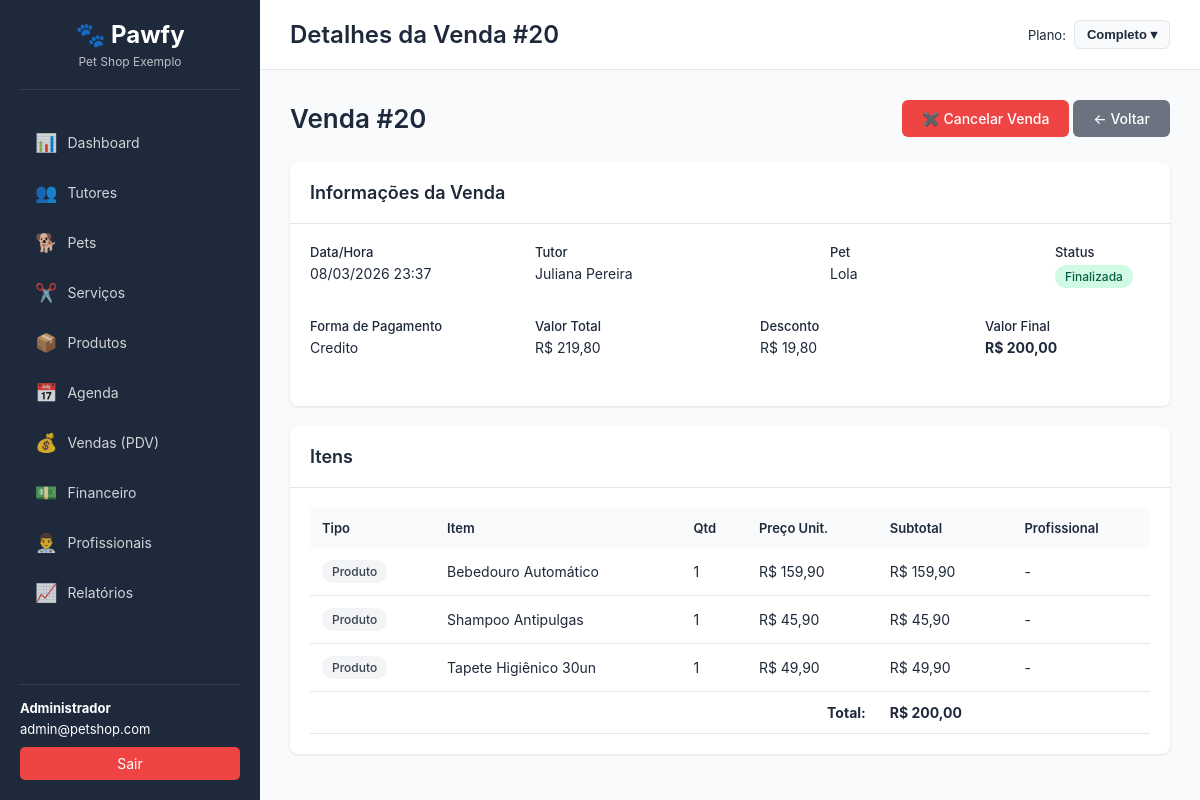
The page /?page=vendas&action=view&id=20 (signed in) on the database its author committed.
### tables this page shows
CREATE TABLE IF NOT EXISTS vendas (
    id INT AUTO_INCREMENT PRIMARY KEY,
    company_id INT NOT NULL,
    tutor_id INT,
    pet_id INT,
    valor_total DECIMAL(10,2) NOT NULL,
    desconto DECIMAL(10,2) DEFAULT 0,
    valor_final DECIMAL(10,2) NOT NULL,
    forma_pagamento ENUM('dinheiro', 'debito', 'credito', 'pix', 'boleto', 'outros') NOT NULL,
    status ENUM('finalizada', 'cancelada') DEFAULT 'finalizada',
    observacoes TEXT,
    data TIMESTAMP DEFAULT CURRENT_TIMESTAMP,
    data_atualizacao TIMESTAMP DEFAULT CURRENT_TIMESTAMP ON UPDATE CURRENT_TIMESTAMP,
    FOREIGN KEY (company_id) REFERENCES companies(id) ON DELETE CASCADE,
    FOREIGN KEY (tutor_id) REFERENCES tutors(id) ON DELETE SET NULL,
    FOREIGN KEY (pet_id) REFERENCES pets(id) ON DELETE SET NULL,
    INDEX idx_company (company_id),
    INDEX idx_data (data),
    INDEX idx_status (status)
);

CREATE TABLE IF NOT EXISTS tutors (
    id INT AUTO_INCREMENT PRIMARY KEY,
    company_id INT NOT NULL,
    nome VARCHAR(255) NOT NULL,
    cpf VARCHAR(14),
    telefone VARCHAR(20),
    whatsapp VARCHAR(20),
    email VARCHAR(255),
    endereco TEXT,
    cidade VARCHAR(100),
    estado VARCHAR(2),
    cep VARCHAR(10),
    observacoes TEXT,
    status ENUM('ativo', 'inativo') DEFAULT 'ativo',
    data_criacao TIMESTAMP DEFAULT CURRENT_TIMESTAMP,
    data_atualizacao TIMESTAMP DEFAULT CURRENT_TIMESTAMP ON UPDATE CURRENT_TIMESTAMP,
    FOREIGN KEY (company_id) REFERENCES companies(id) ON DELETE CASCADE,
    INDEX idx_company (company_id),
    INDEX idx_nome (nome),
    INDEX idx_telefone (telefone)
);

CREATE TABLE IF NOT EXISTS pets (
    id INT AUTO_INCREMENT PRIMARY KEY,
    company_id INT NOT NULL,
    tutor_id INT NOT NULL,
    nome VARCHAR(255) NOT NULL,
    especie ENUM('cachorro', 'gato', 'passaro', 'roedor', 'reptil', 'outro') NOT NULL,
    raca VARCHAR(100),
    sexo ENUM('macho', 'femea') NOT NULL,
    data_nascimento DATE,
    peso DECIMAL(8,2),
    cor VARCHAR(50),
    porte ENUM('mini', 'pequeno', 'medio', 'grande', 'gigante'),
    observacoes TEXT,
    status ENUM('ativo', 'inativo', 'falecido') DEFAULT 'ativo',
    data_criacao TIMESTAMP DEFAULT CURRENT_TIMESTAMP,
    data_atualizacao TIMESTAMP DEFAULT CURRENT_TIMESTAMP ON UPDATE CURRENT_TIMESTAMP,
    FOREIGN KEY (company_id) REFERENCES companies(id) ON DELETE CASCADE,
    FOREIGN KEY (tutor_id) REFERENCES tutors(id) ON DELETE CASCADE,
    INDEX idx_company (company_id),
    INDEX idx_tutor (tutor_id),
    INDEX idx_nome (nome)
);

CREATE TABLE IF NOT EXISTS venda_itens (
    id INT AUTO_INCREMENT PRIMARY KEY,
    venda_id INT NOT NULL,
    tipo_item ENUM('produto', 'servico') NOT NULL,
    item_id INT NOT NULL COMMENT 'ID do produto ou serviço',
    nome_item VARCHAR(255) NOT NULL,
    quantidade INT NOT NULL DEFAULT 1,
    preco_unitario DECIMAL(10,2) NOT NULL,
    preco_total DECIMAL(10,2) NOT NULL,
    profissional_id INT COMMENT 'Para serviços',
    data_criacao TIMESTAMP DEFAULT CURRENT_TIMESTAMP,
    FOREIGN KEY (venda_id) REFERENCES vendas(id) ON DELETE CASCADE,
    FOREIGN KEY (profissional_id) REFERENCES profissionais(id) ON DELETE SET NULL,
    INDEX idx_venda (venda_id),
    INDEX idx_tipo_item (tipo_item, item_id)
);

### database/connection.php (called while the page is built, shortened)
<?php
require_once __DIR__ . '/../config/config.php';
class Database {
    private static $instance = null;
    private $connection;
    private function __construct() {
        try {
            $dsn = "mysql:host=" . DB_HOST . ";dbname=" . DB_NAME . ";charset=" . DB_CHARSET;
            $options = [
                PDO::ATTR_ERRMODE => PDO::ERRMODE_EXCEPTION,
                PDO::ATTR_DEFAULT_FETCH_MODE => PDO::FETCH_ASSOC,
                PDO::ATTR_EMULATE_PREPARES => false,
                PDO::MYSQL_ATTR_INIT_COMMAND => "SET NAMES " . DB_CHARSET
            ];
            $this->connection = new PDO($dsn, DB_USER, DB_PASS, $options);
        } catch (PDOException $e) {
            die("Erro na conexão com o banco de dados: " . $e->getMessage());
        }
    }
    public static function getInstance() {
        if (self::$instance === null) {
            self::$instance = new self();
        }
        return self::$instance;
    }
    public function query($sql, $params = []) {
        try {
            $stmt = $this->connection->prepare($sql);
            $stmt->execute($params);
            return $stmt->fetchAll();
        } catch (PDOException $e) {
            error_log("Erro na query: " . $e->getMessage());
            return false;
        }
    }
    public function queryOne($sql, $params = []) {
        try {
            $stmt = $this->connection->prepare($sql);
            $stmt->execute($params);
            return $stmt->fetch();
        } catch (PDOException $e) {
            error_log("Erro na query: " . $e->getMessage());
            return false;
        }
    }
}

### config/config.php (called while the page is built, shortened)
<?php
function getCompanyId() {
    return $_SESSION['company_id'] ?? null;
}
function moduloDisponivel($modulo) {
    $plano = $_SESSION['plano'] ?? 'completo';
    return in_array($modulo, PLANOS[$plano]['modulos']);
}
function formatarMoeda($valor) {
    return 'R$ ' . number_format($valor, 2, ',', '.');
}

### classes/Venda.class.php (called while the page is built, shortened)
<?php
require_once __DIR__ . '/../database/connection.php';
class Venda {
    private $db;
    private $company_id;
    public function __construct($company_id = null) {
        $this->db = Database::getInstance();
        $this->company_id = $company_id ?? getCompanyId();
    }
    public function getById($id) {
        $sql = "SELECT v.*,
                t.nome as tutor_nome,
                p.nome as pet_nome
                FROM vendas v
                LEFT JOIN tutors t ON v.tutor_id = t.id
                LEFT JOIN pets p ON v.pet_id = p.id
                WHERE v.id = :id AND v.company_id = :company_id";
        $params = [
            ':id' => $id,
            ':company_id' => $this->company_id
        ];
        return $this->db->queryOne($sql, $params);
    }
    public function getItens($venda_id) {
        $sql = "SELECT vi.*, pr.nome as profissional_nome
                FROM venda_itens vi
                LEFT JOIN profissionais pr ON vi.profissional_id = pr.id
                WHERE vi.venda_id = :venda_id";
        $params = [':venda_id' => $venda_id];
        return $this->db->query($sql, $params);
    }
}

### views/vendas/view.php (the view, shortened to what this page needs)
<?php
$page_title = 'Detalhes da Venda #' . $dados['id'];
?>
<div class="page-header">
    <h2>Venda #<?= $dados['id'] ?></h2>
    <div>
        <?php if ($dados['status'] == 'finalizada'): ?>
        <a href="?page=vendas&action=cancelar&id=<?= $dados['id'] ?>" class="btn btn-danger" onclick="return confirm('Cancelar esta venda? O estoque será revertido.')">✖️ Cancelar Venda</a>
        <?php endif; ?>
        <a href="?page=vendas&action=list" class="btn btn-secondary">← Voltar</a>
    </div>
</div>
<div class="card">
    <div class="card-header"><h3>Informações da Venda</h3></div>
    <div class="card-body">
        <div class="form-row">
            <div class="form-group col-md-3">
                <label>Data/Hora</label>
                <p><?= date('d/m/Y H:i', strtotime($dados['data'])) ?></p>
            </div>
            <div class="form-group col-md-4">
                <label>Tutor</label>
                <p><?= htmlspecialchars($dados['tutor_nome'] ?? 'Cliente avulso') ?></p>
            </div>
            <div class="form-group col-md-3">
                <label>Pet</label>
                <p><?= htmlspecialchars($dados['pet_nome'] ?? '-') ?></p>
            </div>
            <div class="form-group col-md-2">
                <label>Status</label>
                <p><span class="badge badge-<?= $dados['status'] == 'finalizada' ? 'success' : 'danger' ?>"><?= ucfirst($dados['status']) ?></span></p>
            </div>
        </div>
        <div class="form-row">
            <div class="form-group col-md-3">
                <label>Forma de Pagamento</label>
                <p><?= ucfirst($dados['forma_pagamento']) ?></p>
            </div>
            <div class="form-group col-md-3">
                <label>Valor Total</label>
                <p><?= formatarMoeda($dados['valor_total']) ?></p>
            </div>
            <div class="form-group col-md-3">
                <label>Desconto</label>
                <p><?= formatarMoeda($dados['desconto']) ?></p>
            </div>
            <div class="form-group col-md-3">
                <label>Valor Final</label>
                <p><strong><?= formatarMoeda($dados['valor_final']) ?></strong></p>
            </div>
        </div>
    </div>
</div>
<div class="card">
    <div class="card-header"><h3>Itens</h3></div>
    <div class="card-body">
        <table class="table">
            <thead>
                <tr><th>Tipo</th><th>Item</th><th>Qtd</th><th>Preço Unit.</th><th>Subtotal</th><th>Profissional</th></tr>
            </thead>
            <tbody>
                <?php foreach ($itens as $item): ?>
                <tr>
                    <td><span class="badge badge-<?= $item['tipo_item'] == 'servico' ? 'info' : 'secondary' ?>"><?= ucfirst($item['tipo_item']) ?></span></td>
                    <td><?= htmlspecialchars($item['nome_item']) ?></td>
                    <td><?= $item['quantidade'] ?></td>
                    <td><?= formatarMoeda($item['preco_unitario']) ?></td>
                    <td><?= formatarMoeda($item['preco_total']) ?></td>
                    <td><?= htmlspecialchars($item['profissional_nome'] ?? '-') ?></td>
                </tr>
                <?php endforeach; ?>
            </tbody>
            <tfoot>
                <tr>
                    <td colspan="4" class="text-right"><strong>Total:</strong></td>
                    <td><strong><?= formatarMoeda($dados['valor_final']) ?></strong></td>
                    <td></td>
                </tr>
            </tfoot>
        </table>
    </div>
</div>
<?php
$content = ob_get_clean();
include __DIR__ . '/../template.php';
?>

### views/template.php (shortened to what this page needs)
<!DOCTYPE html>
<html lang="pt-BR">
<head>
    <link rel="stylesheet" href="<?= APP_URL ?>/public/css/style.css">
</head>
<body>
    <div class="wrapper">
        <aside class="sidebar">
            <div class="logo">
                <h2>🐾 Pawfy</h2>
                <p><?= $_SESSION['company_name'] ?? 'Sistema' ?></p>
            </div>
            <nav class="menu">
                <ul>
                    <li><a href="?page=dashboard"><span>📊</span> Dashboard</a></li>
                    <?php if (moduloDisponivel('tutores')): ?>
                    <li><a href="?page=tutores"><span>👥</span> Tutores</a></li>
                    <?php endif; ?>
                    <?php if (moduloDisponivel('pets')): ?>
                    <li><a href="?page=pets"><span>🐕</span> Pets</a></li>
                    <?php endif; ?>
                    <?php if (moduloDisponivel('servicos')): ?>
                    <li><a href="?page=servicos"><span>✂️</span> Serviços</a></li>
                    <?php endif; ?>
                    <?php if (moduloDisponivel('produtos')): ?>
                    <li><a href="?page=produtos"><span>📦</span> Produtos</a></li>
                    <?php endif; ?>
                    <?php if (moduloDisponivel('agenda')): ?>
                    <li><a href="?page=agenda"><span>📅</span> Agenda</a></li>
                    <?php endif; ?>
                    <?php if (moduloDisponivel('vendas')): ?>
                    <li><a href="?page=vendas"><span>💰</span> Vendas (PDV)</a></li>
                    <?php endif; ?>
                    <?php if (moduloDisponivel('financeiro')): ?>
                    <li><a href="?page=financeiro"><span>💵</span> Financeiro</a></li>
                    <?php endif; ?>
                    <?php if (moduloDisponivel('profissionais')): ?>
                    <li><a href="?page=profissionais"><span>👨‍⚕️</span> Profissionais</a></li>
                    <?php endif; ?>
                    <?php if (moduloDisponivel('relatorios')): ?>
                    <li><a href="?page=relatorios"><span>📈</span> Relatórios</a></li>
                    <?php endif; ?>
                </ul>
            </nav>
            <div class="user-info">
                <p><strong><?= $_SESSION['user_name'] ?? 'Usuário' ?></strong></p>
                <p><?= $_SESSION['user_email'] ?? '' ?></p>
                <a href="<?= APP_URL ?>/public/logout.php" class="btn-logout">Sair</a>
            </div>
        </aside>
        <main class="content">
            <header class="top-bar">
                <div style="display:flex; align-items:center; gap:12px;">
                    <h1><?= $page_title ?? 'Pet Shop SaaS' ?></h1>
                </div>
                <div class="user-actions">
                    <div class="plano-switcher">
                        <span class="plano-label">Plano:</span>
                        <div class="plano-dropdown">
                            <button class="plano-btn">
                                <?= PLANOS[$_SESSION['plano'] ?? 'completo']['nome'] ?> ▾
                            </button>
                        </div>
                    </div>
                </div>
            </header>
            <div class="main-content">
                <?php if (isset($content)) echo $content; ?>
            </div>
        </main>
    </div>
</body>
</html>

### rows shown on the page
vendas: id "Detalhes da Venda #20", id "20", data "08/03/2026 23:37", tutor.nome "Juliana Pereira", pet.nome "Lola", status "Finalizada", forma_pagamento "Credito", valor_total "R$ 219,80", desconto "R$ 19,80", valor_final "R$ 200,00"
venda_itens: tipo_item "Produto", nome_item "Bebedouro Automático", quantidade "1", preco_unitario "R$ 159,90", preco_total "R$ 159,90", profissional_nome "-"
venda_itens: tipo_item "Produto", nome_item "Shampoo Antipulgas", quantidade "1", preco_unitario "R$ 45,90", preco_total "R$ 45,90", profissional_nome "-"
venda_itens: tipo_item "Produto", nome_item "Tapete Higiênico 30un", quantidade "1", preco_unitario "R$ 49,90", preco_total "R$ 49,90", profissional_nome "-"

### other values the page prints
$_SESSION['company_name'] "Pet Shop Exemplo"
$_SESSION['user_name'] "Administrador"
$_SESSION['user_email'] "admin@petshop.com"
PLANOS[$_SESSION['plano'] ?? 'completo']['nome'] "Completo"
